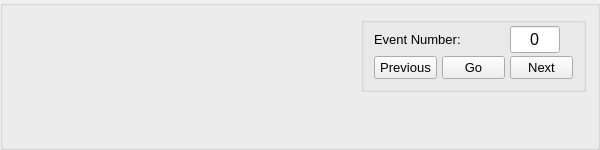
     <widget class="QGroupBox" name="groupBox">
      <property name="sizePolicy">
       <sizepolicy hsizetype="Expanding" vsizetype="Fixed">
        <horstretch>0</horstretch>
        <verstretch>0</verstretch>
       </sizepolicy>
      </property>
      <property name="minimumSize">
       <size>
        <width>500</width>
        <height>150</height>
       </size>
      </property>
      <property name="maximumSize">
       <size>
        <width>600</width>
        <height>150</height>
       </size>
      </property>
      <property name="layoutDirection">
       <enum>Qt::LeftToRight</enum>
      </property>
      <property name="alignment">
       <set>Qt::AlignLeading|Qt::AlignLeft|Qt::AlignVCenter</set>
      </property>
      <layout class="QGridLayout" name="gridLayout_11">
       <item row="0" column="1" alignment="Qt::AlignHCenter">
        <widget class="QGroupBox" name="verticalGroupBox_5">
         <property name="sizePolicy">
          <sizepolicy hsizetype="Fixed" vsizetype="Fixed">
           <horstretch>0</horstretch>
           <verstretch>0</verstretch>
          </sizepolicy>
         </property>
         <property name="minimumSize">
          <size>
           <width>225</width>
           <height>75</height>
          </size>
         </property>
         <property name="maximumSize">
          <size>
           <width>16777215</width>
           <height>50</height>
          </size>
         </property>
         <property name="alignment">
          <set>Qt::AlignCenter</set>
         </property>
         <layout class="QVBoxLayout" name="verticalLayout_6">
          <property name="leftMargin">
           <number>5</number>
          </property>
          <property name="topMargin">
           <number>0</number>
          </property>
          <property name="rightMargin">
           <number>5</number>
          </property>
          <property name="bottomMargin">
           <number>5</number>
          </property>
          <item>
           <layout class="QGridLayout" name="gridLayout">
            <property name="leftMargin">
             <number>5</number>
            </property>
            <property name="rightMargin">
             <number>5</number>
            </property>
            <property name="bottomMargin">
             <number>5</number>
            </property>
            <property name="horizontalSpacing">
             <number>5</number>
            </property>
            <property name="verticalSpacing">
             <number>0</number>
            </property>
            <item row="1" column="1">
             <widget class="QPushButton" name="previousbutton">
              <property name="sizePolicy">
               <sizepolicy hsizetype="Fixed" vsizetype="Fixed">
                <horstretch>0</horstretch>
                <verstretch>0</verstretch>
               </sizepolicy>
              </property>
              <property name="minimumSize">
               <size>
                <width>0</width>
                <height>5</height>
               </size>
              </property>
              <property name="maximumSize">
               <size>
                <width>16777215</width>
                <height>40</height>
               </size>
              </property>
              <property name="font">
               <font>
                <family>Arial</family>
                <pointsize>10</pointsize>
                <weight>50</weight>
                <bold>false</bold>
               </font>
              </property>
              <property name="text">
               <string>Previous</string>
              </property>
             </widget>
            </item>
            <item row="1" column="3">
             <widget class="QPushButton" name="nextbutton">
              <property name="sizePolicy">
               <sizepolicy hsizetype="Fixed" vsizetype="Fixed">
                <horstretch>0</horstretch>
                <verstretch>0</verstretch>
               </sizepolicy>
              </property>
              <property name="minimumSize">
               <size>
                <width>0</width>
                <height>5</height>
               </size>
              </property>
              <property name="maximumSize">
               <size>
                <width>16777215</width>
                <height>40</height>
               </size>
              </property>
              <property name="font">
               <font>
                <family>Arial</family>
                <pointsize>10</pointsize>
                <weight>50</weight>
                <bold>false</bold>
               </font>
              </property>
              <property name="text">
               <string>Next</string>
              </property>
             </widget>
            </item>
            <item row="0" column="1" colspan="2">
             <widget class="QLabel" name="label_4">
              <property name="enabled">
               <bool>true</bool>
              </property>
              <property name="sizePolicy">
               <sizepolicy hsizetype="Fixed" vsizetype="Expanding">
                <horstretch>0</horstretch>
                <verstretch>0</verstretch>
               </sizepolicy>
              </property>
              <property name="minimumSize">
               <size>
                <width>200</width>
                <height>0</height>
               </size>
              </property>
              <property name="maximumSize">
               <size>
                <width>16777215</width>
                <height>40</height>
               </size>
              </property>
              <property name="font">
               <font>
                <family>Arial</family>
                <pointsize>10</pointsize>
                <weight>50</weight>
                <bold>false</bold>
               </font>
              </property>
              <property name="text">
               <string>Event Number:</string>
              </property>
             </widget>
            </item>
            <item row="1" column="2" alignment="Qt::AlignHCenter">
             <widget class="QPushButton" name="gobutton">
              <property name="sizePolicy">
               <sizepolicy hsizetype="Fixed" vsizetype="Fixed">
                <horstretch>0</horstretch>
                <verstretch>0</verstretch>
               </sizepolicy>
              </property>
              <property name="minimumSize">
               <size>
                <width>0</width>
                <height>5</height>
               </size>
              </property>
              <property name="maximumSize">
               <size>
                <width>16777215</width>
                <height>40</height>
               </size>
              </property>
              <property name="font">
               <font>
                <family>Arial</family>
                <pointsize>10</pointsize>
                <weight>50</weight>
                <bold>false</bold>
               </font>
              </property>
              <property name="layoutDirection">
               <enum>Qt::LeftToRight</enum>
              </property>
              <property name="text">
               <string>Go</string>
              </property>
             </widget>
            </item>
            <item row="0" column="3">
             <widget class="QLineEdit" name="eventnumberentry">
              <property name="sizePolicy">
               <sizepolicy hsizetype="Fixed" vsizetype="Fixed">
                <horstretch>0</horstretch>
                <verstretch>0</verstretch>
               </sizepolicy>
              </property>
              <property name="minimumSize">
               <size>
                <width>50</width>
                <height>0</height>
               </size>
              </property>
              <property name="maximumSize">
               <size>
                <width>50</width>
                <height>16777215</height>
               </size>
              </property>
              <property name="font">
               <font>
                <family>Arial</family>
                <pointsize>12</pointsize>
               </font>
              </property>
              <property name="text">
               <string>0</string>
              </property>
              <property name="alignment">
               <set>Qt::AlignCenter</set>
              </property>
             </widget>
            </item>
           </layout>
          </item>
         </layout>
        </widget>
       </item>
       <item row="3" column="0" colspan="2">
        <widget class="QLabel" name="meandtlabel">
         <property name="sizePolicy">
          <sizepolicy hsizetype="Expanding" vsizetype="Fixed">
           <horstretch>0</horstretch>
           <verstretch>0</verstretch>
          </sizepolicy>
         </property>
         <property name="minimumSize">
          <size>
           <width>500</width>
           <height>10</height>
          </size>
         </property>
         <property name="maximumSize">
          <size>
           <width>3000</width>
           <height>10</height>
          </size>
         </property>
         <property name="font">
          <font>
           <family>Arial</family>
           <pointsize>10</pointsize>
           <weight>50</weight>
           <bold>false</bold>
          </font>
         </property>
         <property name="text">
          <string/>
         </property>
        </widget>
       </item>
       <item row="5" column="0" colspan="2">
        <widget class="QLabel" name="eventcounterlabel">
         <property name="sizePolicy">
          <sizepolicy hsizetype="Expanding" vsizetype="Fixed">
           <horstretch>0</horstretch>
           <verstretch>0</verstretch>
          </sizepolicy>
         </property>
         <property name="minimumSize">
          <size>
           <width>500</width>
           <height>10</height>
          </size>
         </property>
         <property name="maximumSize">
          <size>
           <width>3000</width>
           <height>10</height>
          </size>
         </property>
         <property name="font">
          <font>
           <family>Arial</family>
           <pointsize>10</pointsize>
           <weight>50</weight>
           <bold>false</bold>
          </font>
         </property>
         <property name="text">
          <string/>
         </property>
        </widget>
       </item>
       <item row="6" column="0" colspan="2">
        <widget class="QLabel" name="filelabel">
         <property name="sizePolicy">
          <sizepolicy hsizetype="Expanding" vsizetype="Fixed">
           <horstretch>0</horstretch>
           <verstretch>0</verstretch>
          </sizepolicy>
         </property>
         <property name="minimumSize">
          <size>
           <width>500</width>
           <height>10</height>
          </size>
         </property>
         <property name="maximumSize">
          <size>
           <width>3000</width>
           <height>10</height>
          </size>
         </property>
         <property name="font">
          <font>
           <family>Arial</family>
           <pointsize>10</pointsize>
           <weight>50</weight>
           <bold>false</bold>
          </font>
         </property>
         <property name="text">
          <string/>
         </property>
        </widget>
       </item>
       <item row="1" column="0" colspan="2">
        <widget class="QLabel" name="meandwelllabel">
         <property name="sizePolicy">
          <sizepolicy hsizetype="Expanding" vsizetype="Fixed">
           <horstretch>0</horstretch>
           <verstretch>0</verstretch>
          </sizepolicy>
         </property>
         <property name="minimumSize">
          <size>
           <width>500</width>
           <height>10</height>
          </size>
         </property>
         <property name="maximumSize">
          <size>
           <width>3000</width>
           <height>10</height>
          </size>
         </property>
         <property name="font">
          <font>
           <family>Arial</family>
           <pointsize>10</pointsize>
           <weight>50</weight>
           <bold>false</bold>
          </font>
         </property>
         <property name="text">
          <string/>
         </property>
        </widget>
       </item>
       <item row="2" column="0">
        <widget class="QLabel" name="meandelilabel">
         <property name="sizePolicy">
          <sizepolicy hsizetype="Expanding" vsizetype="Fixed">
           <horstretch>0</horstretch>
           <verstretch>0</verstretch>
          </sizepolicy>
         </property>
         <property name="minimumSize">
          <size>
           <width>500</width>
           <height>10</height>
          </size>
         </property>
         <property name="maximumSize">
          <size>
           <width>3000</width>
           <height>10</height>
          </size>
         </property>
         <property name="font">
          <font>
           <family>Arial</family>
           <pointsize>10</pointsize>
           <weight>50</weight>
           <bold>false</bold>
          </font>
         </property>
         <property name="text">
          <string/>
         </property>
        </widget>
       </item>
       <item row="0" column="0">
        <widget class="QLabel" name="eventinfolabel">
         <property name="sizePolicy">
          <sizepolicy hsizetype="Expanding" vsizetype="Fixed">
           <horstretch>0</horstretch>
           <verstretch>0</verstretch>
          </sizepolicy>
         </property>
         <property name="minimumSize">
          <size>
           <width>500</width>
           <height>25</height>
          </size>
         </property>
         <property name="maximumSize">
          <size>
           <width>3000</width>
           <height>25</height>
          </size>
         </property>
         <property name="font">
          <font>
           <family>Arial</family>
           <pointsize>8</pointsize>
           <weight>50</weight>
           <bold>false</bold>
          </font>
         </property>
         <property name="text">
          <string/>
         </property>
        </widget>
       </item>
      </layout>
     </widget>
